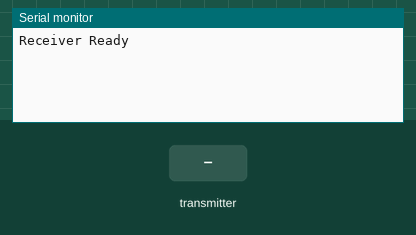
This sketch was run on a simulated Arduino Uno, built with avr-gcc and run on an emulated ATmega328P. On the bench: the last lines printed to the serial monitor. The inputs (shaded band) are chosen by the test bench. No radio packets arrive unless stated.

Above: at 1.2 s.
1.3 s: the transmitter starts sending Vout = 0
At 1.42 s:
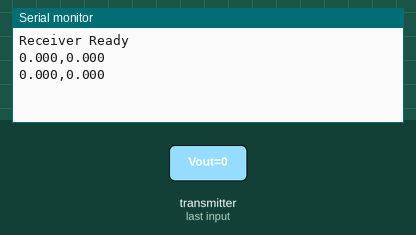
3.2 s: the transmitter starts sending Vout = 25
At 3.24 s:
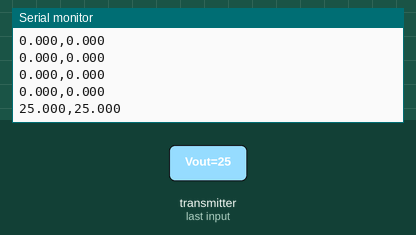

Measured:
- after the input at 1.3 s, the serial monitor: prints a new line at once (image 1)
- after the input at 3.2 s, the serial monitor: prints a new line at once (image 2)

The sketch:

recieve.ino
```cpp
#include <SPI.h>
#include <nRF24L01.h>
#include <RF24.h>

RF24 radio(7, 8); // CE=7, CSN=8
const byte address[6] = "00001"; // 송수신 주소 설정

float Vout = 0.0;
float R4 = 0.0;

void setup() {
  Serial.begin(9600);  // 시리얼 모니터 초기화
  radio.begin();       // 라디오 초기화

  if (!radio.begin()) {
    Serial.println("NRF24L01 Initialization Failed!");
    while (1); // 초기화 실패 시 멈춤
  }

  radio.openReadingPipe(1, address); // 수신부 주소 설정
  radio.setPALevel(RF24_PA_LOW);     // 낮은 출력 전력으로 설정
  radio.startListening();            // 수신 모드 설정
  Serial.println("Receiver Ready");
}

void loop() {
  // 데이터 수신 확인
  if (radio.available()) {
    // 수신한 데이터 읽기
    radio.read(&Vout, sizeof(Vout));  // Vout 값 수신
    radio.read(&R4, sizeof(R4));      // R4 값 수신

    // 수신한 값 출력
    // Serial.print("Recieved Vout: ");
    // Serial.print(Vout, 3); // 소수점 3자리까지 출력
    // Serial.print(" R4: ");
    // Serial.println(R4, 3); // 소수점 3자리까지 출력


    Serial.print(Vout, 3); // 소수점 3자리까지 출력
    Serial.print(",");
    Serial.println(R4, 3); // 소수점 3자리까지 출력
  }

  delay(100); // 100ms 대기
}
```
